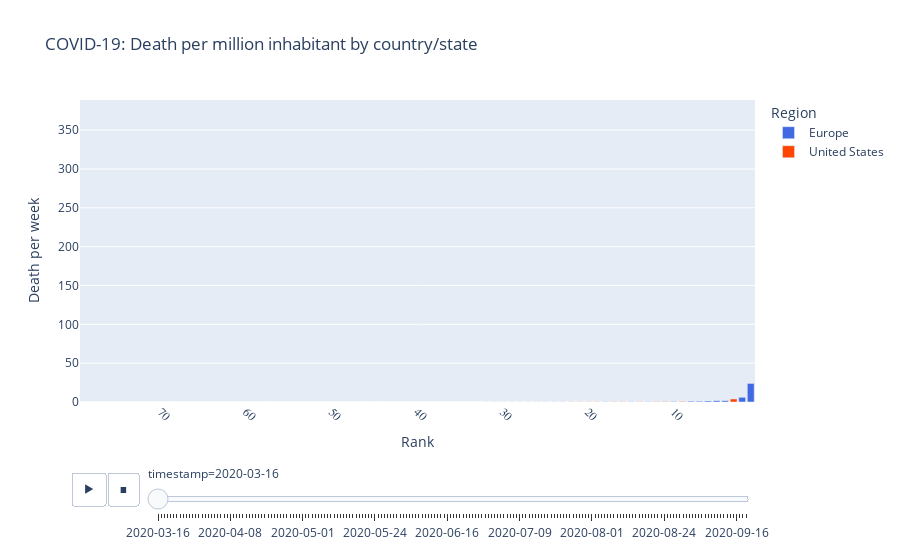

The notebook cell this image was saved under:
### Code cell
useu_df_graph=useu_df[(useu_df.date>'2020-03-15') & (useu_df.date<'2020-09-20')][[
    'Region','state','timestamp','new_cases_per_million_week_sum',
             'new_deaths_per_million_week_sum','rank_death_by_date']]
useu_df_graph=useu_df_graph.sort_values(['timestamp','rank_death_by_date'])
fig = px.bar(data_frame=useu_df_graph, x='rank_death_by_date', y="new_deaths_per_million_week_sum", color='Region',
      animation_frame='timestamp', hover_data=['state'],
             color_discrete_sequence=["royalblue","orangered"],
             range_y=[0,useu_df_graph.new_deaths_per_million_week_sum.max()*1.1],
             labels={
                     "rank_death_by_date": "Rank",
                     "new_deaths_per_million_week_sum": "Death per week",
                 },
                title="COVID-19: Death per million inhabitant by country/state")
fig.update_xaxes(tickangle=45, tickfont=dict(family='Rockwell', size=12),autorange="reversed")
fig.show()
